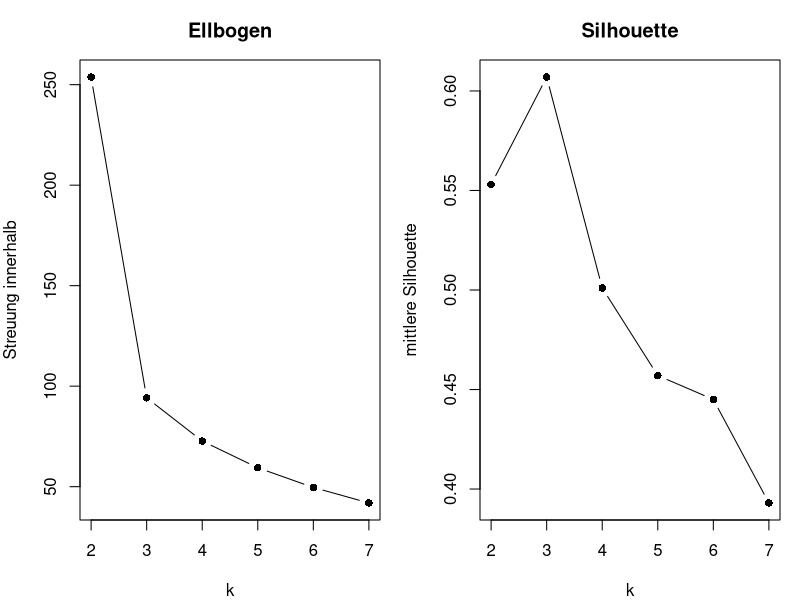
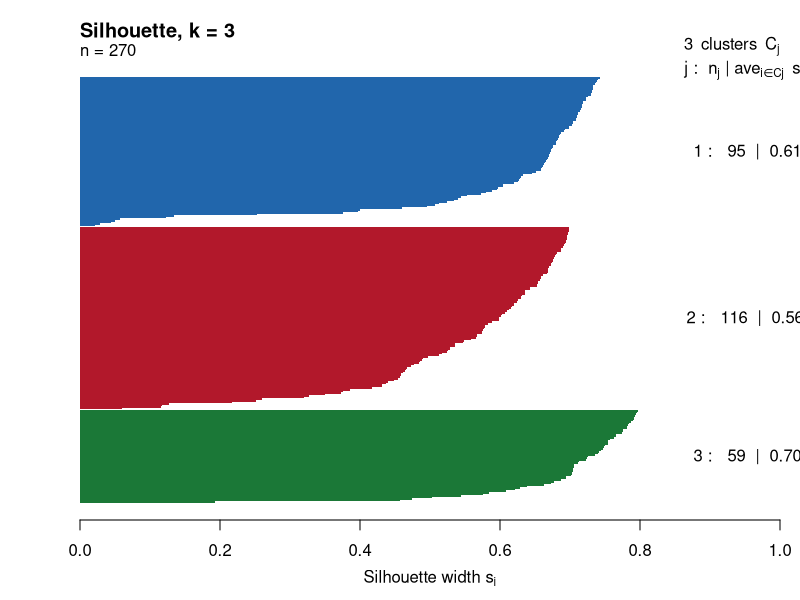

The R source for these figures, in order:
## ---- chunk 1
#| label: setup-r
#| include: false
library(cluster)

set.seed(2026)

kunden <- data.frame(
  besuche = round(c(rnorm(120, 14, 2.5), rnorm(90, 6, 1.8), rnorm(60, 3, 1.2)), 1),
  umsatz  = round(c(rnorm(120, 1400, 220), rnorm(90, 900, 160), rnorm(60, 2200, 300)), 0)
)
skaliert <- scale(kunden)
## ---- chunk 2
#| label: durchfuehrung-cg-r
distanzen <- dist(skaliert)

kennzahlen <- t(sapply(2:7, function(k) {
  lauf <- kmeans(skaliert, centers = k, nstart = 25)
  sil <- silhouette(lauf$cluster, distanzen)
  c(k = k,
    within = round(lauf$tot.withinss, 1),
    silhouette = round(mean(sil[, "sil_width"]), 3),
    kleinste_gruppe = min(lauf$size))
}))

kennzahlen
## ---- chunk 3
#| label: fig-szenario-a-cg-r
#| fig-cap: "Links der Verlauf der Streuung innerhalb der Gruppen, rechts die mittlere Silhouette je k."
#| fig-height: 3.4
par(mfrow = c(1, 2), mar = c(4, 4, 3, 1))
plot(kennzahlen[, "k"], kennzahlen[, "within"], type = "b", pch = 16,
     xlab = "k", ylab = "Streuung innerhalb", main = "Ellbogen")
plot(kennzahlen[, "k"], kennzahlen[, "silhouette"], type = "b", pch = 16,
     xlab = "k", ylab = "mittlere Silhouette", main = "Silhouette")
par(mfrow = c(1, 1))

gap <- clusGap(skaliert, FUN = kmeans, nstart = 25, K.max = 7, B = 30)
round(gap$Tab[, c("gap", "SE.sim")], 3)
maxSE(gap$Tab[, "gap"], gap$Tab[, "SE.sim"], method = "Tibs2001SEmax")
## ---- chunk 4
#| label: fig-szenario-b-cg-r
#| fig-cap: "Silhouettendiagramm für k = 3. Jeder Balken ist eine Beobachtung, gruppiert und absteigend sortiert."
#| fig-height: 4
km3 <- kmeans(skaliert, centers = 3, nstart = 25)
sil3 <- silhouette(km3$cluster, distanzen)

plot(sil3, col = c("#2166ac", "#b2182b", "#1b7837"), border = NA,
     main = "Silhouette, k = 3")

round(summary(sil3)$clus.avg.widths, 3)
sum(sil3[, "sil_width"] < 0)
## ---- chunk 5
#| label: szenario-c-cg-r
set.seed(17)
rauschen <- scale(matrix(rnorm(270 * 2), ncol = 2))
d_rauschen <- dist(rauschen)

t(sapply(2:6, function(k) {
  lauf <- kmeans(rauschen, centers = k, nstart = 25)
  c(k = k,
    silhouette = round(mean(silhouette(lauf$cluster, d_rauschen)[, "sil_width"]), 3))
}))

gap_rauschen <- clusGap(rauschen, FUN = kmeans, nstart = 25, K.max = 6, B = 30)
maxSE(gap_rauschen$Tab[, "gap"], gap_rauschen$Tab[, "SE.sim"],
      method = "Tibs2001SEmax")
## ---- chunk 6
#| label: szenario-d-cg-r
set.seed(5)
stabilitaet <- replicate(20, {
  auswahl <- sample(nrow(skaliert), size = 0.8 * nrow(skaliert))
  lauf <- kmeans(skaliert[auswahl, ], centers = 3, nstart = 25)
  mean(silhouette(lauf$cluster, dist(skaliert[auswahl, ]))[, "sil_width"])
})

round(c(mittel = mean(stabilitaet), min = min(stabilitaet),
        max = max(stabilitaet), sd = sd(stabilitaet)), 3)
